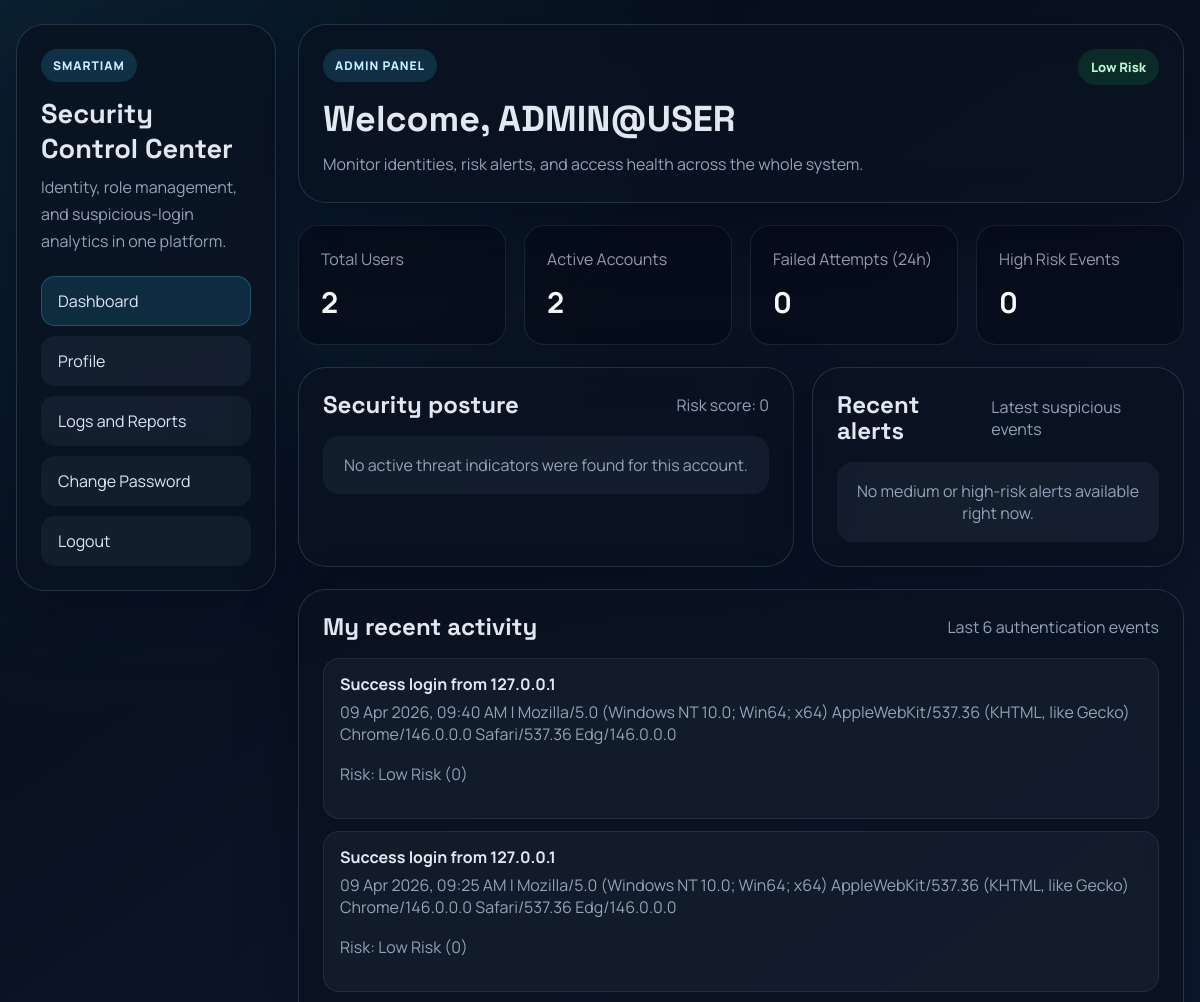
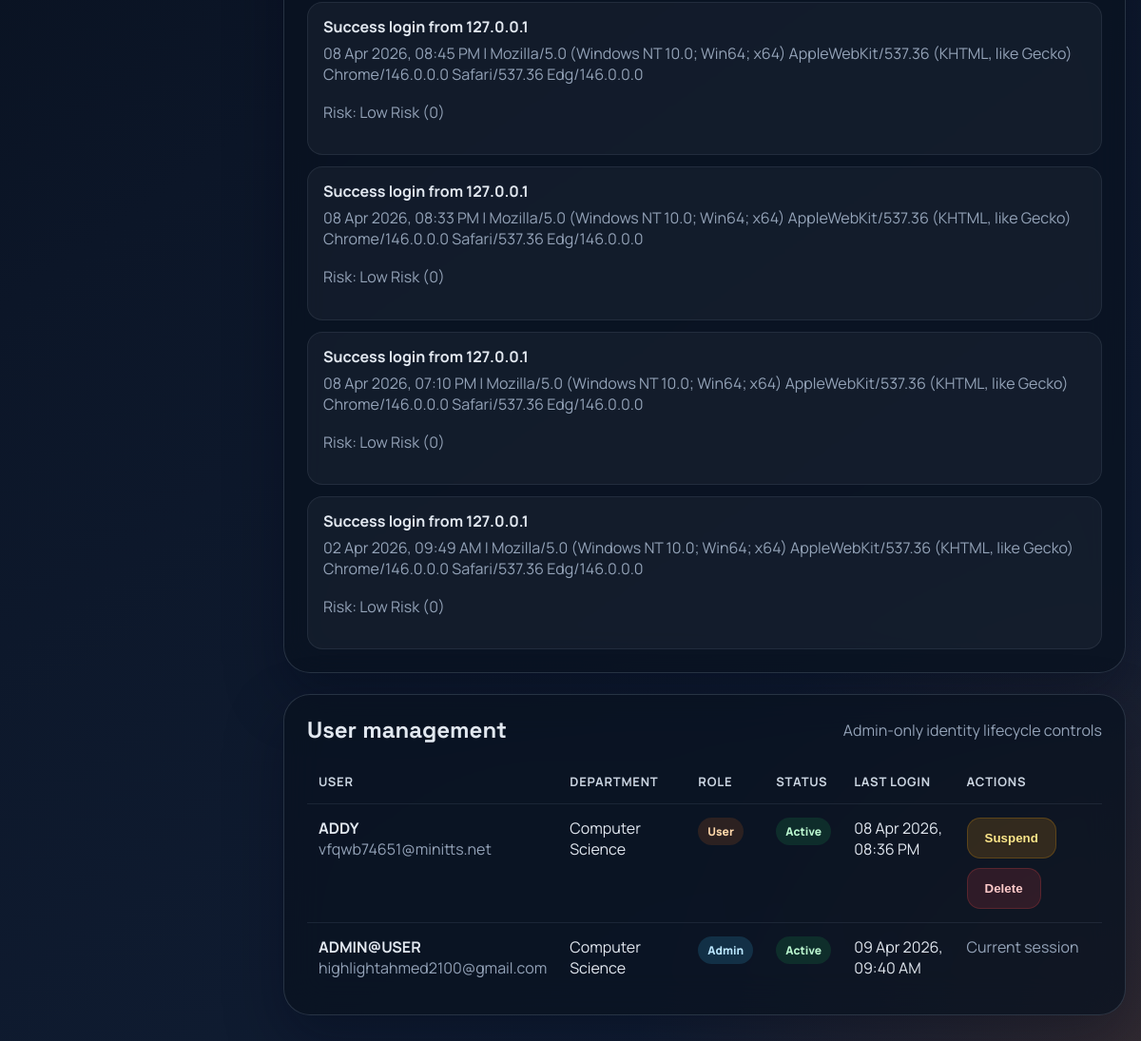
The app's page /dashboard (signed in) with its own data (2 pictures, top to bottom).
### models.py (models this page shows)
class User(db.Model):
    __tablename__ = "user"
    id = db.Column(db.Integer, primary_key=True)
    username = db.Column(db.String(100), unique=True, nullable=False)
    email = db.Column(db.String(120), nullable=True)
    password = db.Column(db.String(200), nullable=False)
    role = db.Column(db.String(50), nullable=False)
    department = db.Column(db.String(120), default="General", nullable=False)
    is_active = db.Column(db.Boolean, default=True, nullable=False)
    failed_attempts = db.Column(db.Integer, default=0, nullable=False)
    login_count = db.Column(db.Integer, default=0, nullable=False)
    created_at = db.Column(db.DateTime, default=utc_now, nullable=False)
    last_login_at = db.Column(db.DateTime, nullable=True)
    locked_until = db.Column(db.DateTime, nullable=True)

class LoginLog(db.Model):
    __tablename__ = "login_log"
    id = db.Column(db.Integer, primary_key=True)
    username = db.Column(db.String(100), nullable=False)
    status = db.Column(db.String(50), nullable=False)
    ip_address = db.Column(db.String(64), nullable=True)
    user_agent = db.Column(db.String(255), nullable=True)
    risk_score = db.Column(db.Integer, default=0, nullable=False)
    risk_level = db.Column(db.String(50), default="Low Risk", nullable=False)
    reasons = db.Column(db.Text, default="", nullable=False)
    created_at = db.Column(db.DateTime, default=utc_now, nullable=False)

### app.py (the view)
@app.route("/dashboard")
@login_required
def dashboard():
    security_posture = detect_suspicious_login(
        g.current_user.username,
        account_role=g.current_user.role,
    )
    recent_logs = (
        LoginLog.query.filter_by(username=g.current_user.username)
        .order_by(LoginLog.created_at.desc())
        .limit(6)
        .all()
    )
    users = User.query.order_by(User.created_at.desc()).all() if g.current_user.role == "admin" else None
    dashboard_metrics = get_dashboard_metrics(g.current_user)
    return render_template(
        "dashboard.html",
        user=g.current_user,
        role=g.current_user.role,
        users=users,
        ai_result=security_posture,
        dashboard_metrics=dashboard_metrics,
        recent_logs=recent_logs,
    )

### app.py (called while the page is built, shortened)
def utc_now():
    return datetime.now(UTC).replace(tzinfo=None)

@app.before_request
def load_user():
    user_id = session.get("user_id")
    g.current_user = db.session.get(User, user_id) if user_id else None

@app.context_processor
def inject_template_data():
    return {
        "project_name": "SmartIAM",
        "current_year": datetime.now().year,
    }

@app.template_filter("format_datetime")
def format_datetime(value):
    if not value:
        return "Never"
    return value.strftime("%d %b %Y, %I:%M %p") if hasattr(value, "strftime") else str(value)

def login_required(view):
    @wraps(view)
    def wrapped_view(*args, **kwargs):
        if not g.current_user:
            flash("Please login to continue.", "warning")
            return redirect(url_for("login"))
        if not g.current_user.is_active:
            session.clear()
            flash("Your account is inactive. Please contact the administrator.", "danger")
            return redirect(url_for("login"))
        return view(*args, **kwargs)
    return wrapped_view

def build_risk_response(score, reasons):
    if score >= 60:
        status = "High Risk"
    elif score >= 30:
        status = "Medium Risk"
    else:
        status = "Low Risk"
    return {"status": status, "score": score, "reasons": reasons}

### templates/dashboard.html (shortened to what this page needs)
{% extends "base.html" %}
{% block content %}
<section class="app-shell">
    <aside class="sidebar panel">
        <div class="brand-block">
            <span class="eyebrow">SmartIAM</span>
            <h2>Security Control Center</h2>
            <p>Identity, role management, and suspicious-login analytics in one platform.</p>
        </div>
        <nav class="nav-links">
            <a class="active" href="{{ url_for('dashboard') }}">Dashboard</a>
            <a href="{{ url_for('profile') }}">Profile</a>
            {% if role == 'admin' %}
                <a href="{{ url_for('logs') }}">Logs and Reports</a>
            {% endif %}
            <a href="{{ url_for('change_password') }}">Change Password</a>
            <a href="{{ url_for('logout') }}">Logout</a>
        </nav>
    </aside>
    <div class="dashboard-main">
        <section class="panel">
            <div class="dashboard-header">
                <div class="dashboard-title">
                    <span class="eyebrow">{{ role|title }} Panel</span>
                    <h1>Welcome, {{ user.username }}</h1>
                    <p>
                        {% if role == 'admin' %}
                            Monitor identities, risk alerts, and access health across the whole system.
                        {% else %}
                            Review your account posture, access activity, and security status in real time.
                        {% endif %}
                    </p>
                </div>
                <div>
                    {% set risk_class = 'low' %}
                    {% if ai_result.status == 'High Risk' %}
                        {% set risk_class = 'high' %}
                    {% elif ai_result.status == 'Medium Risk' %}
                        {% set risk_class = 'medium' %}
                    {% endif %}
                    <span class="status-chip {{ risk_class }}">{{ ai_result.status }}</span>
                </div>
            </div>
        </section>
        <section class="metrics-grid">
            {% for item in dashboard_metrics.primary %}
                <article class="metric-card">
                    <span>{{ item.label }}</span>
                    <strong>{{ item.value }}</strong>
                </article>
            {% endfor %}
        </section>
        <section class="content-grid">
            <article class="panel">
                <div class="section-title">
                    <h2>Security posture</h2>
                    <span class="table-kicker">Risk score: {{ ai_result.score }}</span>
                </div>
                {% if ai_result.reasons %}
                    <ul class="reason-list">
                        {% for reason in ai_result.reasons %}
                            <li>{{ reason }}</li>
                        {% endfor %}
                    </ul>
                {% else %}
                    <div class="empty-state">No active threat indicators were found for this account.</div>
                {% endif %}
            </article>
            <article class="panel">
                <div class="section-title">
                    <h2>Recent alerts</h2>
                    <span class="table-kicker">Latest suspicious events</span>
                </div>
                {% if dashboard_metrics.recent_alerts %}
                    <div class="alert-list">
                        {% for alert in dashboard_metrics.recent_alerts %}
                            <div class="alert-item">
                                <strong>{{ alert.username }} - {{ alert.risk_level }}</strong>
                                <span class="muted">{{ alert.created_at|format_datetime }}</span>
                                <p>{{ alert.reasons or 'Behavior flagged by the detection engine.' }}</p>
                            </div>
                        {% endfor %}
                    </div>
                {% else %}
                    <div class="empty-state">No medium or high-risk alerts available right now.</div>
                {% endif %}
            </article>
        </section>
        <section class="table-panel">
            <div class="section-title">
                <h2>My recent activity</h2>
                <span class="table-kicker">Last {{ recent_logs|length }} authentication events</span>
            </div>
            {% if recent_logs %}
                <div class="activity-list">
                    {% for log in recent_logs %}
                        <div class="activity-item">
                            <strong>{{ log.status|title }} login from {{ log.ip_address or 'Unknown IP' }}</strong>
                            <span class="muted">{{ log.created_at|format_datetime }} | {{ log.user_agent or 'Unknown device' }}</span>
                            <p>Risk: {{ log.risk_level }} ({{ log.risk_score }})</p>
                        </div>
                    {% endfor %}
                </div>
            {% else %}
                <div class="empty-state">No login activity found for this account yet.</div>
            {% endif %}
        </section>
        {% if users %}
            <section class="table-panel">
                <div class="section-title">
                    <h2>User management</h2>
                    <span class="table-kicker">Admin-only identity lifecycle controls</span>
                </div>
                <table class="data-table">
                    <thead>
                        <tr>
                            <th>User</th>
                            <th>Department</th>
                            <th>Role</th>
                            <th>Status</th>
                            <th>Last Login</th>
                            <th>Actions</th>
                        </tr>
                    </thead>
                    <tbody>
                        {% for u in users %}
                            <tr>
                                <td>
                                    <strong>{{ u.username }}</strong><br>
                                    <span class="muted">{{ u.email or 'No email' }}</span>
                                </td>
                                <td>{{ u.department }}</td>
                                <td><span class="badge {{ u.role }}">{{ u.role|title }}</span></td>
                                <td>
                                    {% if u.is_active %}
                                        <span class="badge active">Active</span>
                                    {% else %}
                                        <span class="badge inactive">Suspended</span>
                                    {% endif %}
                                </td>
                                <td>{{ u.last_login_at|format_datetime }}</td>
                                <td>
                                    {% if u.id == user.id %}
                                        <span class="muted">Current session</span>
                                    {% else %}
                                        <div class="inline-actions">
                                            <form class="inline-form" method="POST" action="{{ url_for('toggle_user_status', id=u.id) }}">
                                                <button type="submit" class="btn {% if u.is_active %}btn-warning{% else %}btn-secondary{% endif %}">
                                                    {% if u.is_active %}Suspend{% else %}Activate{% endif %}
                                                </button>
                                            </form>
                                            <form class="inline-form" method="POST" action="{{ url_for('delete_user', id=u.id) }}">
                                                <button type="submit" class="btn btn-danger">Delete</button>
                                            </form>
                                        </div>
                                    {% endif %}
                                </td>
                            </tr>
                        {% endfor %}
                    </tbody>
                </table>
            </section>
        {% endif %}
    </div>
</section>
{% endblock %}

### templates/base.html (shortened to what this page needs)
<!DOCTYPE html>
<html lang="en">
<head>
    <link rel="stylesheet" href="{{ url_for('static', filename='app.css') }}">
</head>
<body class="{% block body_class %}{% endblock %}">
    <div class="page">
        {% block content %}{% endblock %}
    </div>
</body>
</html>

### records on screen
User: role "ADMIN", username "ADMIN@USER", email "highlightahmed2100@gmail.com", department "Computer Science", role "Admin", is_active "Active", last_login_at "09 Apr 2026, 09:40 AM", shows "Current session"
LoginLog: status "Success", ip_address "127.0.0.1", created_at "09 Apr 2026, 09:40 AM", user_agent "Mozilla/5.0 (Windows NT 10.0; Win64; x64) AppleWebKit/537.36 (KHTML, like Gecko) Chrome/146.0.0.0 Safari/537.36 Edg/146.0.0.0", risk_level "Low Risk", risk_score "0"
LoginLog: status "Success", ip_address "127.0.0.1", created_at "09 Apr 2026, 09:25 AM", user_agent "Mozilla/5.0 (Windows NT 10.0; Win64; x64) AppleWebKit/537.36 (KHTML, like Gecko) Chrome/146.0.0.0 Safari/537.36 Edg/146.0.0.0", risk_level "Low Risk", risk_score "0"
LoginLog: status "Success", ip_address "127.0.0.1", created_at "08 Apr 2026, 08:45 PM", user_agent "Mozilla/5.0 (Windows NT 10.0; Win64; x64) AppleWebKit/537.36 (KHTML, like Gecko) Chrome/146.0.0.0 Safari/537.36 Edg/146.0.0.0", risk_level "Low Risk", risk_score "0"
LoginLog: status "Success", ip_address "127.0.0.1", created_at "08 Apr 2026, 08:33 PM", user_agent "Mozilla/5.0 (Windows NT 10.0; Win64; x64) AppleWebKit/537.36 (KHTML, like Gecko) Chrome/146.0.0.0 Safari/537.36 Edg/146.0.0.0", risk_level "Low Risk", risk_score "0"
LoginLog: status "Success", ip_address "127.0.0.1", created_at "08 Apr 2026, 07:10 PM", user_agent "Mozilla/5.0 (Windows NT 10.0; Win64; x64) AppleWebKit/537.36 (KHTML, like Gecko) Chrome/146.0.0.0 Safari/537.36 Edg/146.0.0.0", risk_level "Low Risk", risk_score "0"
LoginLog: status "Success", ip_address "127.0.0.1", created_at "02 Apr 2026, 09:49 AM", user_agent "Mozilla/5.0 (Windows NT 10.0; Win64; x64) AppleWebKit/537.36 (KHTML, like Gecko) Chrome/146.0.0.0 Safari/537.36 Edg/146.0.0.0", risk_level "Low Risk", risk_score "0"
User: username "ADDY", email "vfqwb74651@minitts.net", department "Computer Science", role "User", is_active "Active", last_login_at "08 Apr 2026, 08:36 PM"

### other values on screen
{{ ai_result.status }} "Low Risk"
{{ item.label }} "Total Users" "Active Accounts" "Failed Attempts (24h)" "High Risk Events"
{{ item.value }} "2" "2" "0" "0"
{{ ai_result.score }} "0"
{{ recent_logs|length }} "6"
